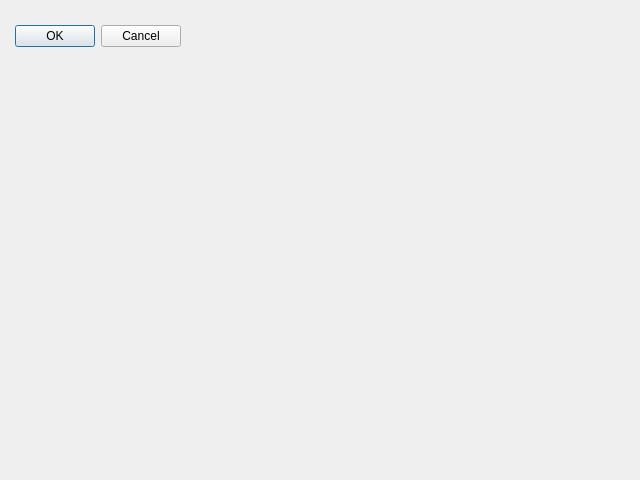
<?xml version="1.0" encoding="UTF-8"?>
<ui version="4.0">
 <class>Dialog</class>
 <widget class="QDialog" name="Dialog">
  <property name="geometry">
   <rect>
    <x>0</x>
    <y>0</y>
    <width>640</width>
    <height>480</height>
   </rect>
  </property>
  <property name="windowTitle">
   <string>Dialog</string>
  </property>
  <widget class="QDialogButtonBox" name="buttonBox">
   <property name="geometry">
    <rect>
     <x>-160</x>
     <y>20</y>
     <width>341</width>
     <height>32</height>
    </rect>
   </property>
   <property name="orientation">
    <enum>Qt::Horizontal</enum>
   </property>
   <property name="standardButtons">
    <set>QDialogButtonBox::Cancel|QDialogButtonBox::Ok</set>
   </property>
  </widget>
 </widget>
 <resources/>
 <connections>
  <connection>
   <sender>buttonBox</sender>
   <signal>accepted()</signal>
   <receiver>Dialog</receiver>
   <slot>accept()</slot>
   <hints>
    <hint type="sourcelabel">
     <x>248</x>
     <y>254</y>
    </hint>
    <hint type="destinationlabel">
     <x>157</x>
     <y>274</y>
    </hint>
   </hints>
  </connection>
  <connection>
   <sender>buttonBox</sender>
   <signal>rejected()</signal>
   <receiver>Dialog</receiver>
   <slot>reject()</slot>
   <hints>
    <hint type="sourcelabel">
     <x>316</x>
     <y>260</y>
    </hint>
    <hint type="destinationlabel">
     <x>286</x>
     <y>274</y>
    </hint>
   </hints>
  </connection>
 </connections>
</ui>
